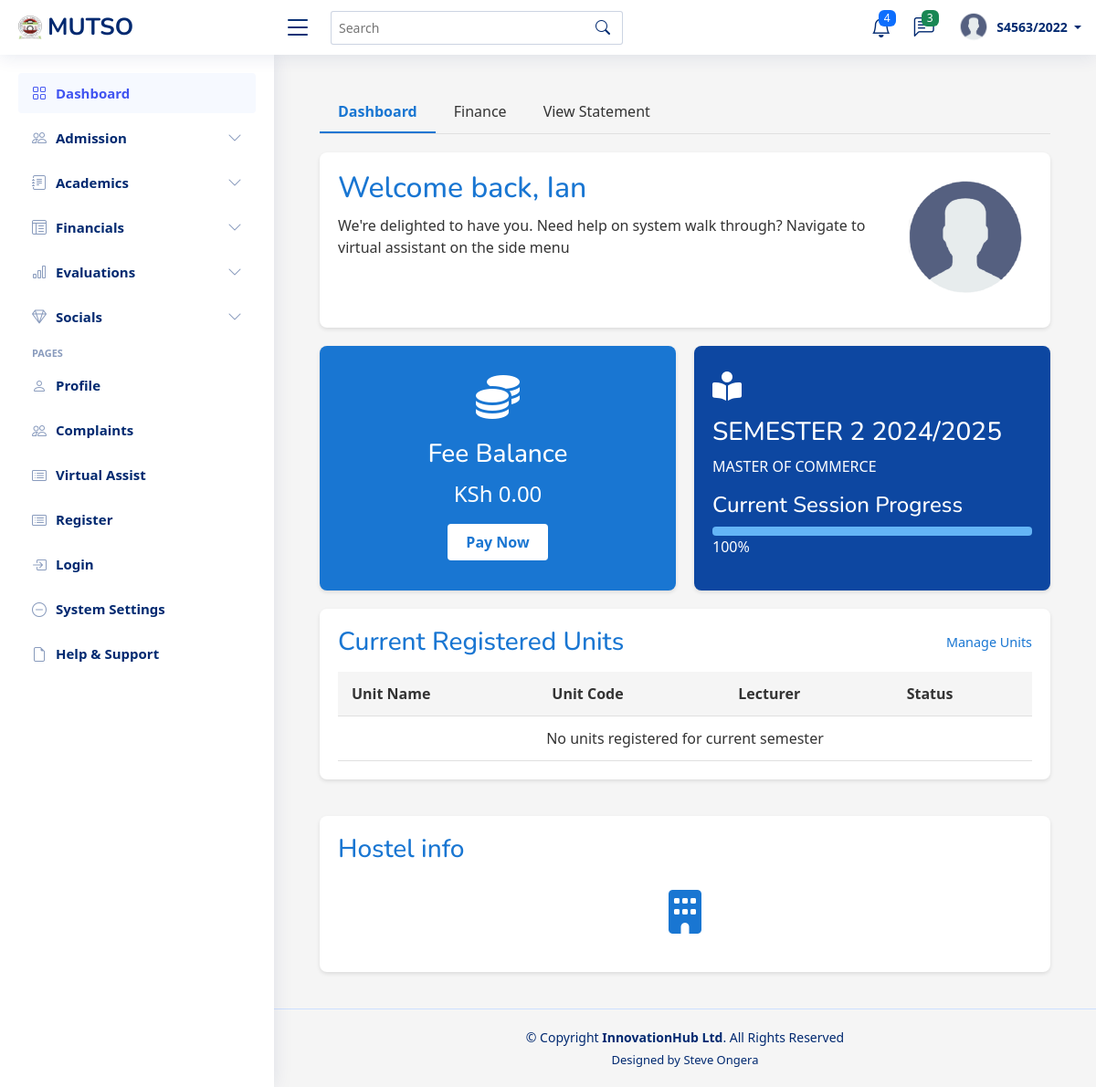
The app's page /student/dashboard/ (signed in), older data.
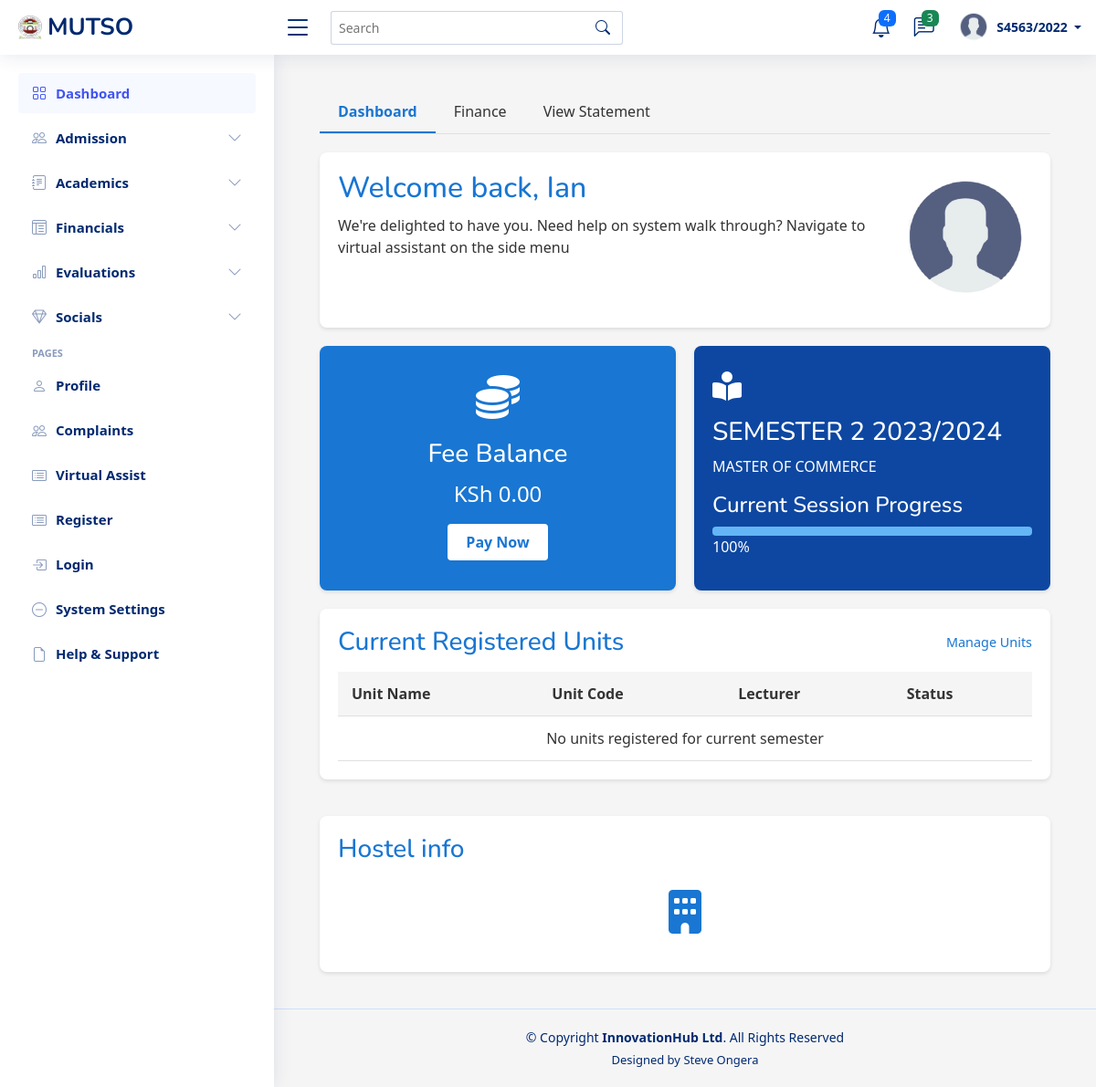
The same page, newer data.
### students_portal/models.py (models this page shows, shortened)
class Semester(models.Model):
    academic_year = models.ForeignKey(AcademicYear, on_delete=models.CASCADE, related_name='semesters')
    name = models.CharField(max_length=50)
    number = models.IntegerField()  # 1, 2, or 3 depending on programme
    start_date = models.DateField()
    end_date = models.DateField()
    is_current = models.BooleanField(default=False)
    class Meta:
        unique_together = ('academic_year', 'number')

class AcademicYear(models.Model):
    name = models.CharField(max_length=50)
    start_date = models.DateField()
    end_date = models.DateField()
    is_current = models.BooleanField(default=False)

### students_portal/views.py (the view)
# urls.py: path('student/dashboard/', views.student_dashboard, name='student_dashboard'),
@login_required
@login_required
def student_dashboard(request):
    if request.session.get('user_type') != 'student':
        messages.error(request, "You don't have access to the student dashboard.")
        return redirect('login')
    student_id = request.session.get('student_id')
    try:
        student = Student.objects.select_related('programme').get(id=student_id)
        programme = student.programme
        current_semester = Semester.objects.filter(is_current=True).first()
        if not current_semester:
            current_semester = Semester.objects.order_by('-academic_year__start_date', '-start_date').first()
        enrolled_units = []
        session_progress = 0
        if current_semester:
            enrolled_units = StudentEnrollment.objects.filter(
                student=student,
                semester=current_semester
            ).select_related('programme_unit', 'programme_unit__unit')
            if current_semester.end_date and current_semester.start_date:
                today = datetime.now().date()
                total_days = (current_semester.end_date - current_semester.start_date).days
                days_passed = max(0, (today - current_semester.start_date).days)
                session_progress = min(100, round((days_passed / total_days) * 100)) if total_days > 0 else 0
        current_balance = 0
        current_fee_record = None
        if current_semester:
            current_fee_structure = FeesStructure.objects.filter(
                programme=programme,
                year_of_study=student.current_year,
                semester=student.current_semester,
                academic_year=current_semester.academic_year
            ).first()
            if current_fee_structure:
                current_fee_record = StudentFee.objects.filter(
                    student=student,
                    fee_structure=current_fee_structure
                ).first()
                if current_fee_record:
                    current_balance = current_fee_record.balance
        context = {
            'student': student,
            'programme': programme,
            'current_semester': current_semester,
            'enrolled_units': enrolled_units,
            'session_progress': session_progress,
            'current_balance': current_balance,
            'current_fee_record': current_fee_record,  # Pass the entire record for more details if needed
            'page_title': 'Student Dashboard',
        }
        return render(request, 'dashboards/student_dashborad_page.html', context)
    except Student.DoesNotExist:
        messages.error(request, "Student data profile not found. Please contact administration.")
        return redirect('login')

### templates/dashboards/student_dashborad_page.html (shortened to what this page needs)
{% extends 'base/base.html' %}
{% load static %}
{% block content %}
<link rel="stylesheet" href="{% static 'assets/css/student_dashboard.css' %}">
<div class="main-content">
    <div class="dashboard-tabs">
        <div class="tab active">Dashboard</div>
        <div class="tab">Finance</div>
        <div class="tab">View Statement</div>
    </div>
    <div class="welcome-card">
        <div class="welcome-text">
            <h2>Welcome back, {{ user.first_name }}</h2>
            <p>We're delighted to have you. Need help on system walk through? Navigate to virtual assistant on the side menu</p>
        </div>
        <div class="welcome-image">
            <img src="{% static 'assets/img/profile.png' %}" alt="Student Dashboard">
        </div>
    </div>
    <div class="dashboard-grid">
        <div class="fee-card">
            <div class="fee-icon">
                <i class="fas fa-coins"></i>
            </div>
            <h3>Fee Balance</h3>
            <div class="fee-balance"> KSh {{ current_balance|floatformat:2 }}</div>
            <button class="pay-btn">Pay Now</button>
        </div>
        <div class="semester-card">
            <div class="semester-icon">
                <i class="fas fa-book-reader"></i>
            </div>
            <h3>SEMESTER {{ student.current_semester }} {{ current_semester.academic_year.name  }}</h3>
            <p>{{ programme.name|upper }}</p>
            <h4>Current Session Progress</h4>
            <div class="progress-bar">
                <div class="progress-fill" style="width: {{ session_progress }}%;"></div>
            </div>
            <p>{{ session_progress }}%</p>
        </div>
        <div class="units-section dashboard-full-width">
            <div class="section-header">
                <h3 class="section-title">Current Registered Units</h3>
                <a href="{% url 'unit_enrollment' %}" class="view-all">Manage Units</a>
            </div>
            <table class="units-table">
                <thead>
                    <tr>
                        <th>Unit Name</th>
                        <th>Unit Code</th>
                        <th>Lecturer</th>
                        <th>Status</th>
                    </tr>
                </thead>
                <tbody>
                    {% for enrollment in enrolled_units %}
                    <tr>
                        <td>{{ enrollment.programme_unit.unit.name }}</td>
                        <td>{{ enrollment.programme_unit.unit.code }}</td>
                        <td>
                            {% with allocation=enrollment.programme_unit.unit_allocations.first %}
                                {% if allocation %}
                                    {{ allocation.lecturer.get_full_name }}
                                {% else %}
                                    Not Assigned
                                {% endif %}
                            {% endwith %}
                        </td>
                        <td class="status-pending">Registered</td>
                    </tr>
                    {% empty %}
                    <tr>
                        <td colspan="4" class="text-center">No units registered for current semester</td>
                    </tr>
                    {% endfor %}
                </tbody>
            </table>
        </div>
        <div class="hostel-card dashboard-full-width">
            <h3 class="hostel-title">Hostel info</h3>
            <div class="hostel-icon">
                <i class="fas fa-building"></i>
            </div>
        </div>
    </div>
</div>
{% endblock %}

Row changes from the older to the newer data that the page shows:
no longer on this page (row edited): Semester: academic_year.name "2024/2025"
now on this page (row edited): Semester: academic_year.name "2023/2024"
